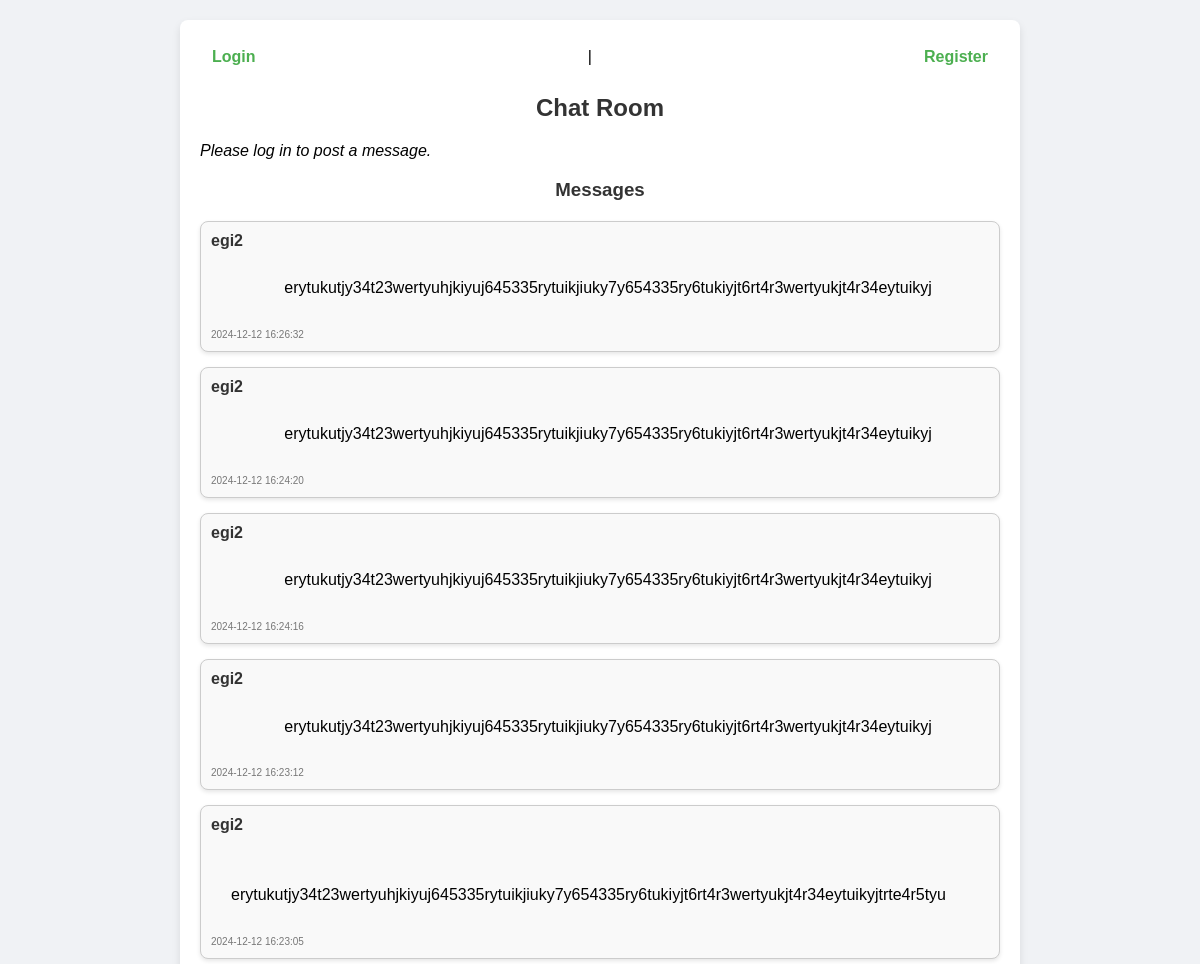
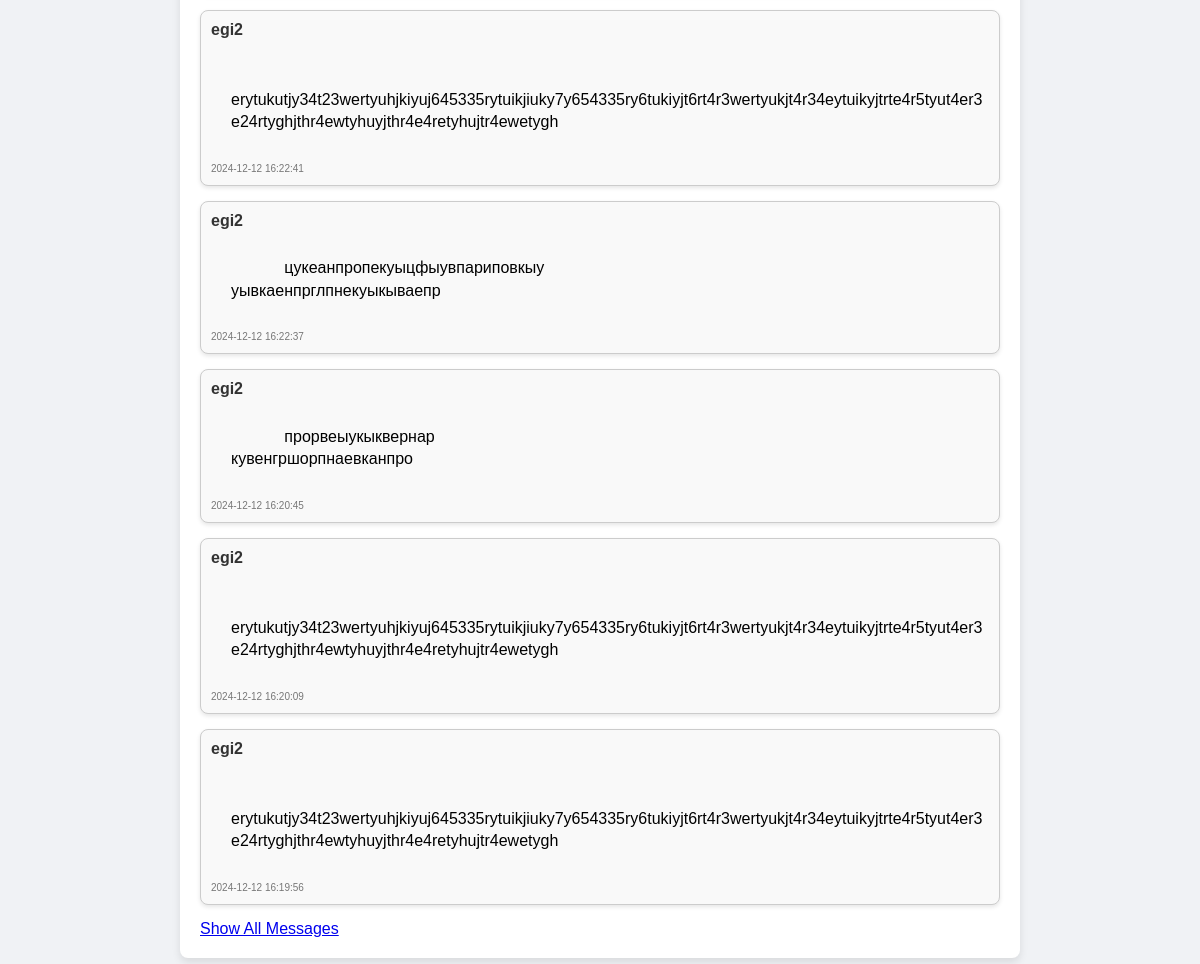
The app's page /chat, older data (2 pictures, top to bottom).
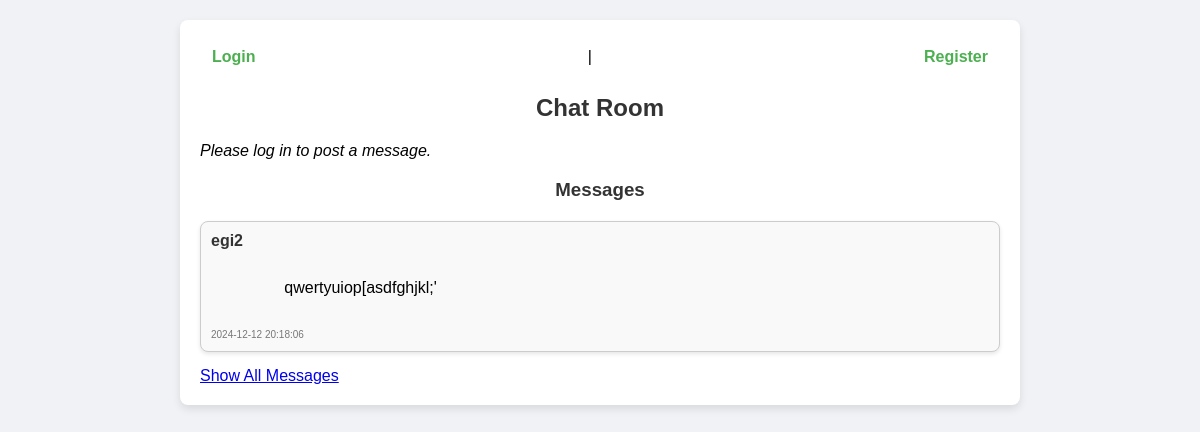
The same page, newer data.
### models.py (models this page shows)
class Message(db.Model):
    __tablename__ = 'messages'
    id = db.Column(db.Integer, primary_key=True)
    user_id = db.Column(db.Integer, db.ForeignKey('users.id'), nullable=False)
    content = db.Column(db.Text, nullable=False)
    timestamp = db.Column(db.DateTime, default=datetime.utcnow)
    visible = db.Column(db.Boolean, default=True)
    user = db.relationship('User', backref=db.backref('messages', lazy=True))

class User(db.Model):
    __tablename__ = 'users'
    id = db.Column(db.Integer, primary_key=True)
    username = db.Column(db.String(150), unique=True, nullable=False)
    password = db.Column(db.String(150), nullable=False)

### app.py (the view, shortened to what this page needs)
@app.route('/chat', methods=['GET', 'POST'])
def chat():
    user_logged_in = 'user_id' in session
    messages_limit = 10
    search_query = request.args.get('search')
    if search_query:
        search_terms = search_query.split()
        filters = [Message.content.ilike(f'%{term}%') for term in search_terms]
        messages = Message.query.filter(Message.visible.is_(True), *filters).order_by(Message.id.desc()).limit(messages_limit).all()
        log_user_action("Searched the message")
    else:
        messages = Message.query.filter_by(visible=True).order_by(Message.id.desc()).limit(messages_limit).all()
    show_all = 'show_all' in request.args
    if show_all:
        messages = Message.query.filter_by(visible=True).order_by(Message.id.desc()).all()
    log_user_action("Viewed the chat")
    return render_template(
        'chat.html',
        messages=messages,
        search_query=search_query,
        user_logged_in=user_logged_in,
        error_message=None,
        show_all=show_all
    )

### app.py (called while the page is built)
def log_user_action(action):
    username = session.get("username", "anonymous")
    if session.get("is_admin"):
        return
    user_logger.info(f"User: {username}, Action: {action}")

### templates/chat.html (shortened to what this page needs)
{% extends "base.html" %}
{% block content %}
  <div class="header">
    {% if user_logged_in %}
      <p>Logged in as: <strong>{{ session.get('username') }}</strong></p>
      <a href="{{ url_for('logout') }}" class="logout-button">Logout</a>
      {% if session.get('is_admin') %}
        <a href="{{ url_for('admin_messages') }}" class="admin-button">Go to Admin Panel</a>
      {% endif %}
    {% else %}
      <a href="{{ url_for('login') }}">Login</a> |
      <a href="{{ url_for('register') }}">Register</a>
    {% endif %}
  </div>
  <h2>Chat Room</h2>
  {% if user_logged_in %}
    <div class="send-message-section">
      <form method="POST">
          <textarea name="content" rows="3" cols="40" placeholder="Write a message..."></textarea>
          <input type="submit" value="Send">
      </form>
    </div>
  {% else %}
    <p><em>Please log in to post a message.</em></p>
  {% endif %}
  <h3>Messages</h3>
  <div class="messages">
    {% if messages %}
      {% for message in messages %}
        <div class="message">
          <div class="message-user">
            <strong>{{ message.user.username }}</strong>
          </div>
          <div class="message-content">
            {{ message.content }}
          </div>
          <div class="message-timestamp">
            <small>{{ message.timestamp.strftime('%Y-%m-%d %H:%M:%S') }}</small>
          </div>
        </div>
      {% endfor %}
    {% else %}
      <p>No messages found.</p>
    {% endif %}
  </div>
  {% if not show_all %}
    <div class="show-all-button">
      <a href="{{ url_for('chat', show_all=True) }}" class="btn">Show All Messages</a>
    </div>
  {% endif %}
{% endblock %}

Row changes from the older to the newer data that the page shows:
removed Message: user.username "egi2", content "erytukutjy34t23wertyuhjkiyuj645335rytuikjiuky7y654335ry6tukiyjt6rt4r3wertyukjt4r34eytuikyj", timestamp "2024-12-12 16:26:32"
removed Message: user.username "egi2", content "erytukutjy34t23wertyuhjkiyuj645335rytuikjiuky7y654335ry6tukiyjt6rt4r3wertyukjt4r34eytuikyj", timestamp "2024-12-12 16:24:20"
removed Message: user.username "egi2", content "erytukutjy34t23wertyuhjkiyuj645335rytuikjiuky7y654335ry6tukiyjt6rt4r3wertyukjt4r34eytuikyj", timestamp "2024-12-12 16:24:16"
removed Message: user.username "egi2", content "erytukutjy34t23wertyuhjkiyuj645335rytuikjiuky7y654335ry6tukiyjt6rt4r3wertyukjt4r34eytuikyj", timestamp "2024-12-12 16:23:12"
removed Message: user.username "egi2", content "erytukutjy34t23wertyuhjkiyuj645335rytuikjiuky7y654335ry6tukiyjt6rt4r3wertyukjt4r34eytuikyjtrte4r5tyu", timestamp "2024-12-12 16:23:05"
removed Message: user.username "egi2", content "erytukutjy34t23wertyuhjkiyuj645335rytuikjiuky7y654335ry6tukiyjt6rt4r3wertyukjt4r34eytuikyjtrte4r5tyut4er3e24rtyghjthr4ewtyhuyjthr4e4retyhujtr4ewetygh", timestamp "2024-12-12 16:22:41"
removed Message: user.username "egi2", content "цукеанпропекуыцфыувпариповкыу уывкаенпрглпнекуыкываепр", timestamp "2024-12-12 16:22:37"
removed Message: user.username "egi2", content "прорвеыукыквернар кувенгршорпнаевканпро", timestamp "2024-12-12 16:20:45"
removed Message: user.username "egi2", content "erytukutjy34t23wertyuhjkiyuj645335rytuikjiuky7y654335ry6tukiyjt6rt4r3wertyukjt4r34eytuikyjtrte4r5tyut4er3e24rtyghjthr4ewtyhuyjthr4e4retyhujtr4ewetygh", timestamp "2024-12-12 16:20:09"
removed Message: user.username "egi2", content "erytukutjy34t23wertyuhjkiyuj645335rytuikjiuky7y654335ry6tukiyjt6rt4r3wertyukjt4r34eytuikyjtrte4r5tyut4er3e24rtyghjthr4ewtyhuyjthr4e4retyhujtr4ewetygh", timestamp "2024-12-12 16:19:56"
now on this page (row edited): Message: user.username "egi2", content "qwertyuiop[asdfghjkl;'", timestamp "2024-12-12 20:18:06"
